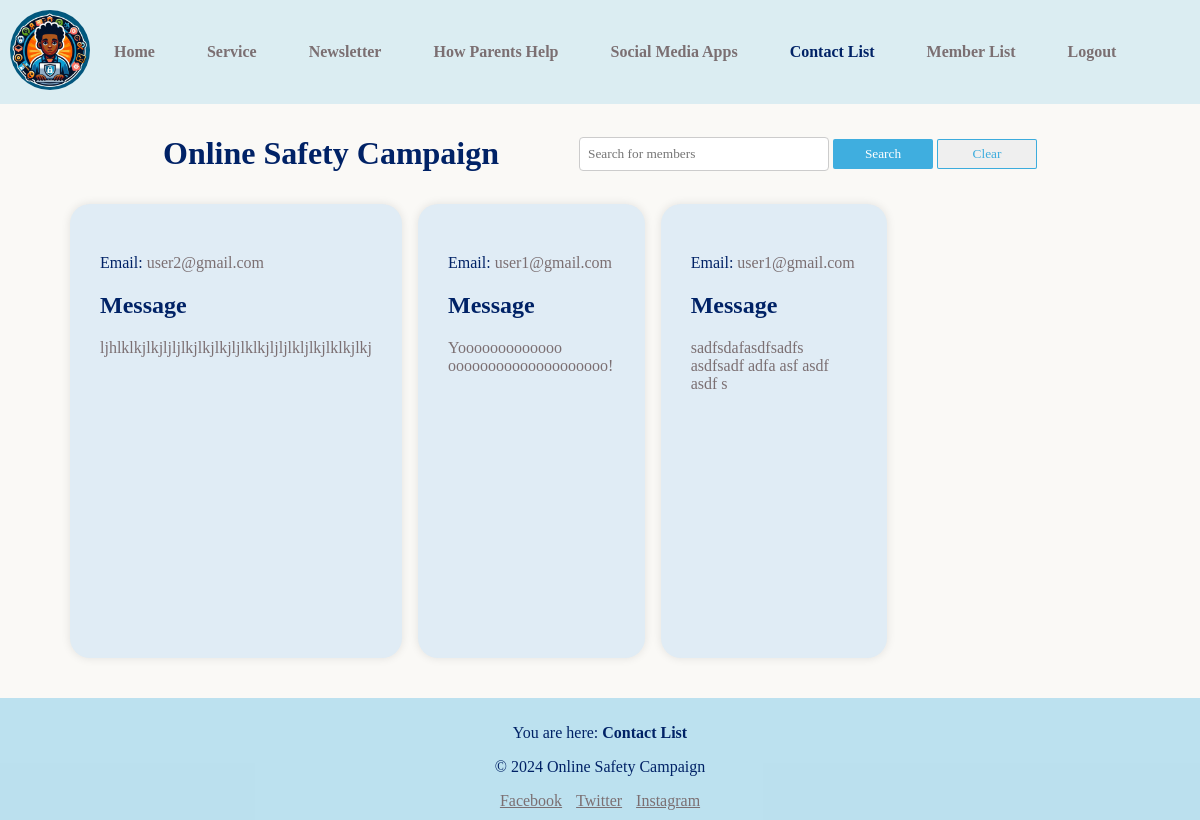
The page /social-media-campaign/contact-list.php (signed in) on the database its author committed.
### tables this page shows
CREATE TABLE `contacts` (
  `id` int(11) NOT NULL,
  `message` varchar(1000) NOT NULL,
  `email` varchar(200) NOT NULL,
  `created_at` timestamp NOT NULL DEFAULT current_timestamp()
);

### social-media-campaign/Model/DataBase.php (called while the page is built, shortened)
<?php
class DataBase
{
    protected static $instance;
    public function __construct()
    {
        try {
            $this->pdo=new PDO("mysql:dbname=social_media_campaign;host=localhost","root","");
        } catch (PDOException $exception) {
            echo $exception->getMessage();
        }
    }
    public static function getInstance() : DataBase
    {
        if (!self::$instance) {
            self::$instance = new self();
        }
        return self::$instance;
    }
}

### social-media-campaign/Model/Contact.php (called while the page is built, shortened)
<?php
require_once('DataBase.php');
class Contact
{
    private $db;
    private $table = "contacts";
    public function __construct()
    {
        $this->db = DataBase::getInstance();
    }
    protected function index(string $search = ''): array
    {
        $condition = $search ? "%$search%" : "%". ''. "%";
        $sql = "SELECT * FROM $this->table WHERE (message LIKE :condition OR email LIKE :condition) AND (message != '' OR email != '')";
        $statement = $this->db->pdo->prepare($sql);
        $statement->bindParam(":condition", $condition);
        $statement->execute();
        $data = $statement->fetchAll(PDO::FETCH_OBJ);
        return $data;
    }
}

### social-media-campaign/Controller/ContactController.php (called while the page is built, shortened)
<?php
require_once("Model/Contact.php");
class ContactController extends Contact
{
    public function searchOrGetAllContacts (string $search = '') :array
    {
        $data = $this->index($search);
        return $data;
    }
}

### social-media-campaign/contact-list.php (the view, shortened to what this page needs)
<!DOCTYPE html>
<?php
require_once("Controller/ContactController.php");
$contactController = new ContactController();
if (isset($_POST['btnSearch'])) :
  $contacts = $contactController->searchOrGetAllContacts($_POST['search']);
else :
  $contacts = $contactController->searchOrGetAllContacts();
endif;
?>
<html lang="en">
<head>
  <link rel="stylesheet" href="./styles/style.css">
  <link rel="stylesheet" href="./styles/contact-list.css">
</head>
<body>
  <?php include_once("layouts/nav.php"); ?>
  <header class="flex justify-center items-center px-70px gap-5rem">
    <h1>Online Safety Campaign</h1>
    <div>
      <form action="" method="POST">
        <input type="text" name="search" placeholder="Search for members" value="<?= isset($_POST['btnSearch']) ? $_POST['search'] : "" ?>">
        <button type="submit" name="btnSearch" class="bgBlueButton cursor-pointer">Search</button>
        <button type="button" name="btnSearch" class="bgWhiteButton cursor-pointer">
          <a href="contact-list.php" class="text-decoration-none cursor-pointer">Clear</a>
        </button>
      </form>
    </div>
  </header>
  <main id="admin_social_media_apps" class="px-70px">
    <section class="cardContainer">
      <?php if (count($contacts) < 1) : ?>
        <h2>
          <?= (isset($_POST['btnSearch']) and $_POST['search'] != '') ? "Cannot find anything on " . $_POST['search'] . "." : "Members has sent no message" ?>
        </h2>
        <?php
      else :
        foreach ($contacts as $item) : ?>
          <div class="card shadow">
            <div class="links">
              <p><span>Email: </span><?= $item->email ?></p>
              <div>
                <h2 class="text-primary-color">
                  Message
                </h2>
                <p>
                  <?= $item->message ?>
                </p>
              </div>
            </div>
          </div>
      <?php endforeach;
      endif;
      ?>
    </section>
  </main>
  <?php include_once("layouts/footer.php") ?>
</body>
</html>

### social-media-campaign/styles/contact-list.css (style rules this page uses)
#admin_social_media_apps { display: flex; justify-content: space-between; flex-wrap: wrap; gap: 5%; }
header input { padding: 8px; border: 1px solid #ccc; border-radius: 4px; width: 250px; }
header button { width: 100px; height: 30px; cursor: pointer; }
.cardContainer { width: 100%; display: grid; grid-template-columns: 1fr 1fr 1fr 1fr; gap: 1rem; }
.cardContainer h2 { color: var(--gray-2); }
.card { background-color: var(--primary-light-blue-25-opa30); padding: 30px; border-radius: 20px; grid-column: span 1; }
.card .links { margin-top: 20px; }
.card .links p { color: var(--gray-2); margin: 0 !important; }

### social-media-campaign/styles/utilities/variable.css (style rules this page uses)
:root { --background-color: #faf9f6; --secondary-background-color: rgba(0, 150, 215, 0.25); --text-primary-dark-blue: #002266; --text-primary-dark-blue-75: rgba(0, 34, 102, 0.75); --text-primary-dark-blue-50: rgba(0, 34, 102, 0.5); --text-primary-dark-blue-25: rgba(0, 34, 102, 0.25); --text-primary-light-blue: #0096d7; --text-primary-light-blue-25: rgba(0, 150, 215, 0.25); --primary-light-blue: rgba(0, 150, 215); --primary-light-blue-75: rgba(0, 150, 215, 0.75); --primary-light-blue-50: rgba(0, 150, 215, 0.5); --primary-light-blue-50-opa50: #e3f2fb; --primary-light-blue-25: rgba(0, 150, 215, 0.25); --primary-light-blue-25-opa80: #cceaf7; --primary-light-blue-25-opa50: #dbedf2; --primary-light-blue-25-opa30: #e0ecf5; --primary-light-blue-25-opa20: #edf3f4; --gray-1: #dbdcde; --gray-2: #7b6f72; --gray-2-opa20: #e1dddc; --gray-2-50: rgba(123, 111, 114, 0.5); --gray-2-25: rgba(123, 111, 114, 0.25); --primary-light-blue: rgba(0, 150, 215, 1); --primary-red: #f10c45; }
* { cursor: url(../../assets/cursor.png), auto; color: var(--text-primary-dark-blue); font-family: Poppins; box-sizing: border-box; scroll-behavior: smooth; }
body { font-family: "Arial", sans-serif; margin: 0; padding: 0; background-color: var(--background-color); overflow: auto; scrollbar-width: none; }
html { overflow: auto; scrollbar-width: none; }

### social-media-campaign/styles/utilities/general.css (style rules this page uses)
header { text-align: center; padding: 10px; }
main { min-height: 56.8dvh; }
.bgBlueButton { background-color: var(--primary-light-blue-75); color: white; border-radius: 2px; outline: none; border: none; }
.bgWhiteButton { border: 1px solid var(--primary-light-blue-75) !important; color: var(--primary-light-blue-75); border-radius: 2px; }
.bgWhiteButton * { color: var(--primary-light-blue-75); }
.cursor-pointer { cursor: url(../../assets/pointer.png), pointer !important; }

### social-media-campaign/styles/utilities/padding.css (style rules this page uses)
.px-70px { padding-left: 70px; padding-right: 70px; }

### social-media-campaign/styles/utilities/text.css (style rules this page uses)
.text-primary-color { color: var(--text-primary-dark-blue) !important; }
.text-decoration-none { text-decoration: none !important; }

### social-media-campaign/styles/utilities/box.css (style rules this page uses)
.shadow { box-shadow: 0 0 10px rgba(0, 0, 0, 0.1); }

### social-media-campaign/styles/utilities/flex.css (style rules this page uses)
.flex { display: flex; }
.justify-center { justify-content: center; }
.items-center { align-items: center; }

### social-media-campaign/styles/utilities/gap.css (style rules this page uses)
.gap-5rem { gap: 5rem; }

### rows shown on the page
contacts: email "user2@gmail.com", message "ljhlklkjlkjljljlkjlkjlkjljlklkjljljlkljlkjlklkjlkj"
contacts: email "user1@gmail.com", message "Yooooooooooooo oooooooooooooooooooo!"
contacts: email "user1@gmail.com", message "sadfsdafasdfsadfs asdfsadf adfa asf asdf asdf s"

### other values the page prints
getHere($currentPage) "Contact List"
